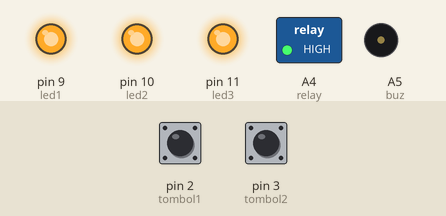
This sketch was run on a simulated Arduino Uno, built with avr-gcc and run on an emulated ATmega328P. Parts: switched loads named in the sketch (green lamp = pin HIGH), output pins drawn as LEDs (lit = HIGH), buzzer (waves = sounding, pin HIGH). Inputs (shaded band) come from the test bench; at power-on: pin 2 (tombol1) HIGH, pin 3 (tombol2) LOW.

Above: at 1.2 s.
1.3 s: pin 2 (tombol1) pulled LOW for 0.15 s
At 2.3 s:
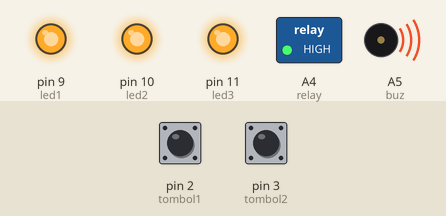
2.9 s: pin 2 (tombol1) pulled LOW for 3.2 s
At 4.0 s:
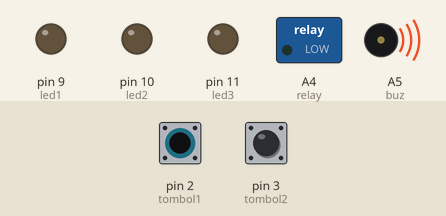
Timing chart, 0 to 7.6 s (numbered marks = the images above; inputs shaded):
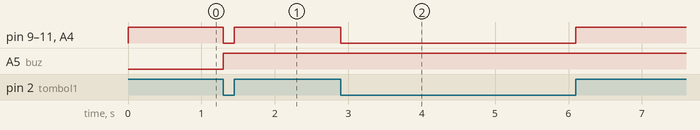

The sketch:

modul5.7.ino
```cpp
int led1=9;
int led2=10;
int led3=11;
int tombol1=2;
int tombol2=3;
int relay=A4;
int buz=A5;

void setup(){
  pinMode(led1,OUTPUT);
  pinMode(led2,OUTPUT);
  pinMode(led3,OUTPUT);
  pinMode(tombol1,INPUT);
  pinMode(tombol2,INPUT);
  pinMode(buz,OUTPUT);
  pinMode(relay,OUTPUT);
}

void loop(){
  tombol1=(digitalRead(2));
  tombol2=(digitalRead(3));
  if (tombol1==LOW){
    digitalWrite(relay,LOW);
    digitalWrite(buz,HIGH);
    digitalWrite(led1,LOW);
    digitalWrite(led2,LOW);
    digitalWrite(led3,LOW);
  }
  else if (tombol1==HIGH){
    digitalWrite(relay,HIGH);
    digitalWrite(led1,HIGH);
    digitalWrite(led2,HIGH);
    digitalWrite(led3,HIGH);

  }


}

//7 C:\\Users\\mrwgj\\AppData\\Local\\Temp\\arduino_build_211042/modul5.7.ino.hex
```

Measured:
- after the input at 1.3 s, pin 9 (led1), pin 10 (led2), pin 11 (led3), A4 (relay): HIGH → LOW at once, → HIGH 0.15 s later; A5 (buz): LOW → HIGH at once
- after the input at 2.9 s, pin 9 (led1), pin 10 (led2), pin 11 (led3), A4 (relay): HIGH → LOW at once, → HIGH 3.2 s later
